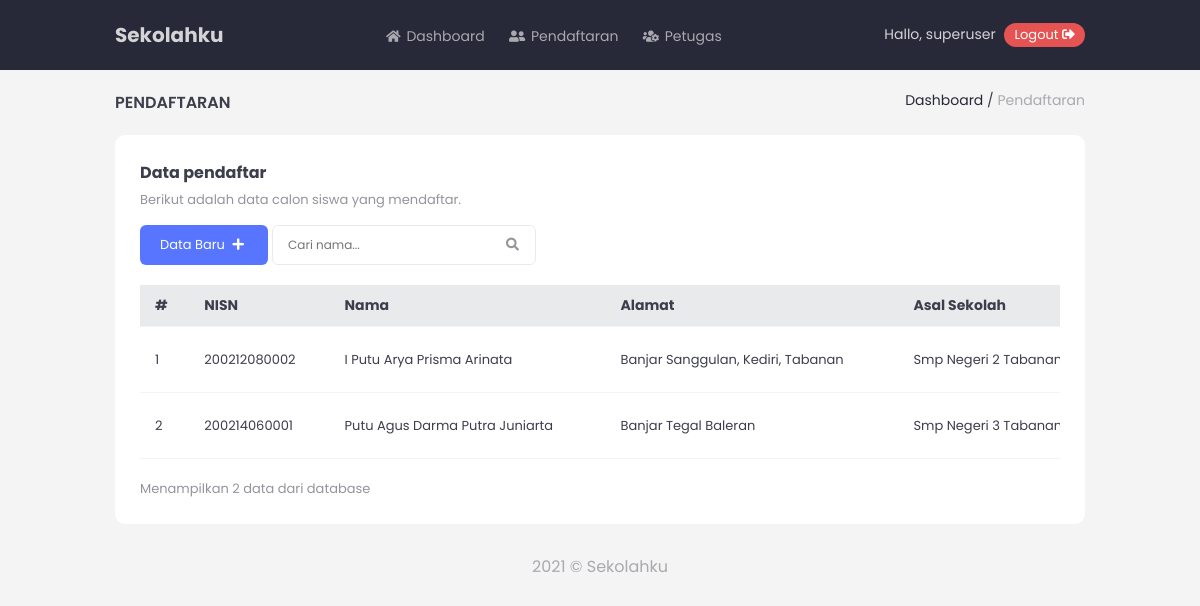
/pendaftaran.php (signed in), run on the app's committed database.
### tables this page shows
CREATE TABLE `pendaftar` (
  `NISN` char(15) NOT NULL,
  `nama` varchar(100) NOT NULL,
  `jenis_kelamin` varchar(15) NOT NULL,
  `tgl_lahir` varchar(15) NOT NULL,
  `agama` varchar(15) NOT NULL,
  `alamat` varchar(100) NOT NULL,
  `no_telepon` varchar(15) NOT NULL,
  `email` varchar(30) NOT NULL,
  `sekolah_asal` varchar(100) NOT NULL,
  `tgl_mendaftar` varchar(15) NOT NULL,
  `keterangan` varchar(15) NOT NULL
);

### pendaftaran.php (the view, shortened to what this page needs)
<?php include 'header.php'; ?>
<main>
	<section class="page-inf">
		<div class="container">
			<div class="row">
				<div class="col-12">
					<div class="pi">
						<div class="pi-left">
							<p>Pendaftaran</p>
						</div>
						<div class="pi-right">
							<p><a href="index.php">Dashboard</a> / <span>Pendaftaran</span></p>
						</div>
					</div>
				</div>
			</div>
		</div>
	</section>
	<section>
		<div class="container">
			<div class="row">
				<div class="col-12">
					<div class="table-container">
						<?php if (isset($_GET['s'])) { $s = $_GET['s']; ?>
							<h3>Pencarian anda untuk <?php echo "'$s'" ?></h3>
							<p>Berikut adalah hasil dari nama yang anda cari</p>
						<?php } else { ?>
							<h3>Data pendaftar</h3>
							<p>Berikut adalah data calon siswa yang mendaftar.</p>
						<?php } ?>
						<span style="display: block; margin-bottom: 15px;">
							<a href="form-pendaftaran.php?type=add" class="btn btn-medium blue">Data Baru <i class="fas fa-plus"></i></a>
							<span>
								<form action="script/search-data.php" method="post" style="display: inline-block;">
									<input type="text" name="search" class="s-input" placeholder="Cari nama...">
									<button type="submit" class="s-button"><i class="fas fa-search"></i></button>
								</form>
							</span>
						</span>
						<div class="table-responsive">
							<table>
								<tr>
									<th>#</th>
									<th>NISN</th>
									<th>Nama</th>
									<th>Alamat</th>
									<th>Asal Sekolah</th>
								</tr>
								<?php
									$i = 1;
									if (isset($_GET['s'])) {
										$s = $_GET['s'];
										$sql_pendaftar = mysqli_query($koneksi, "SELECT * FROM pendaftar WHERE nama LIKE '%$s%' ORDER BY tgl_mendaftar DESC LIMIT 5 ");
									} else {
										$sql_pendaftar = mysqli_query($koneksi, "SELECT * FROM pendaftar ORDER BY tgl_mendaftar DESC LIMIT 5 ");
									}
									$jml_data = mysqli_num_rows($sql_pendaftar);
									while($row = mysqli_fetch_assoc($sql_pendaftar)) {
								?>
								<tr>
									<td><?php echo $i; ?></td>
									<td><?php echo $row['NISN']; ?></td>
									<td><?php echo $row['nama']; ?></td>
									<td><?php echo $row['alamat']; ?></td>
									<td><?php echo $row['sekolah_asal']; ?></td>
								</tr>
								<?php $i++; } ?>
							</table>
						</div>
						<p class="remove-margin">Menampilkan <?php echo $jml_data; ?> data dari database</p>
					</div>
				</div>
			</div>
		</div>
	</section>
</main>
<?php include 'footer.php'; ?>

### assets/css/style.css (style rules this page uses)
:root { --p_black: #272838; --p_red: #e65353; --p_blue: #5775ff; --p_green: #31c48f; --white: #ffffff; --grey: #e9eaeb; --grey2: #d4d4d7; --grey3: #bebfc3; --grey4: #a9a9af; --grey5: #93949c; --grey6: #7d7e88; --grey7: #686974; --grey8: #525360; --grey9: #3d3e4c; --bg: #f4f4f4; }
.blue { color: var(--p_blue) }
body { font-family: 'Poppins', sans-serif; background: var(--bg); color: var(--grey9); }
.btn-medium { display: inline-block; padding: 10px 20px; font-size: 13px; border-radius: 6px; }
.btn { margin-bottom: 5px; border: none; font-family: inherit; cursor: pointer; }
.btn i { margin: 0 4px; }
.btn.blue { background: var(--p_blue); color: var(--white); }
.page-inf { margin-top: 20px; margin-bottom: 20px; }
.pi { display: flex; flex-direction: row; justify-content: space-between; }
.pi-left p { font-size: 16px; text-transform: uppercase; font-weight: 600; margin-bottom: 0; }
.pi-right p { font-size: 14px; margin-bottom: 0; }
.pi-right p a { color: var(--p_black); }
.pi-right p span { color: var(--grey4); }
.table-container { background: var(--white); padding: 25px; border-radius: 10px; margin-bottom: 30px; }
.table-responsive { overflow-x: auto; }
@media (max-width: 1200px) { .table-container table { width: 1200px !important; } }
.table-container h3 { font-weight: 700; font-size: 16px; margin-bottom: 5px; }
.table-container p { font-size: 13px; margin-bottom: 0; color: var(--grey5); margin-bottom: 15px; }
.table-container .s-input { padding: 10px 15px; font-family: inherit; font-size: 12px; border-radius: 6px; border: 1px solid var(--grey); color: inherit; outline: none; transition: .3s; }
.table-container .s-button { display: inline-block; padding: 10px; margin-left: -40px; font-size: 13px; background: transparent; border: none; color: var(--grey5); cursor: pointer; }
.table-container table { width: 100%; border-collapse: collapse; margin-bottom: 20px; }
.table-container table tr { border-bottom: 1px solid var(--bg); }
.table-container table tr th { text-align: left; padding: 10px 15px; background: var(--grey); font-size: 14px; font-weight: 700; }
.table-container table tr td { text-align: left; padding: 20px 15px; font-size: 13px; }

### assets/css/csslibs.css (style rules this page uses)
* { box-sizing: border-box; }
body { margin: 0; padding: 0; }
.container { overflow: hidden; padding: 0 100px; width: 100%; }
.row { display: flex; flex-direction: row; flex-wrap: wrap; }
.col-12 { width: 100%; }
[class*="col-"] { float: left; padding: 0px 15px; }
h1, h2, h3, h4, h5, h6 { margin-top: 0; margin-bottom: 15px; }
p { margin-top: 0; margin-bottom: 15px; font-size: 16px; }
a { text-decoration: none; color: blueviolet; -webkit-transition: .3s; -moz-transition: .3s; transition: .3s; }
.remove-margin { margin: 0 !important }

### data on the page
pendaftar: NISN "200212080002", nama "I Putu Arya Prisma Arinata", alamat "Banjar Sanggulan, Kediri, Tabanan", sekolah_asal "Smp Negeri 2…"
pendaftar: NISN "200214060001", nama "Putu Agus Darma Putra Juniarta", alamat "Banjar Tegal Baleran", sekolah_asal "Smp Negeri 3…"

### other printed values
$username "superuser"
$jml_data "2"
